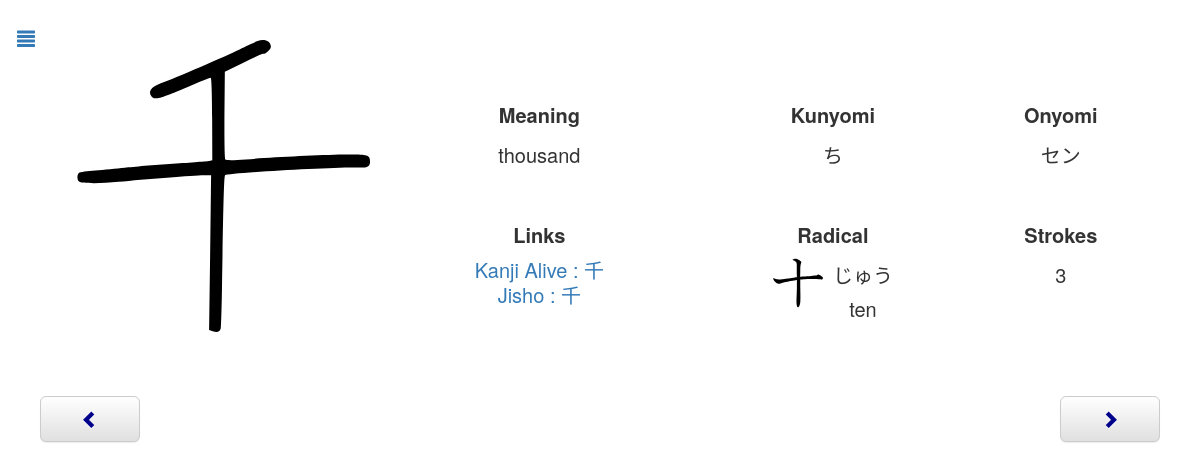
Page /review.php?id=453 on the committed database.
### tables this page shows
CREATE TABLE `Kanji` (
  `name` text NOT NULL,
  `chara` text NOT NULL,
  `meaning` text NOT NULL,
  `kunyomi` text NOT NULL,
  `onyomi` text NOT NULL,
  `linkKanjiAlive` text NOT NULL,
  `day` int(11) NOT NULL,
  `dateNext` timestamp NOT NULL DEFAULT current_timestamp() ON UPDATE current_timestamp(),
  `id` int(11) NOT NULL AUTO_INCREMENT,
  `radicalChar` text NOT NULL,
  `radicalName` text NOT NULL,
  `radicalHiragana` text NOT NULL,
  `radicalMeaning` text NOT NULL,
  `strokes` int(11) NOT NULL,
  `toTestKanji` tinyint(4) NOT NULL DEFAULT 0,
  `toTestMeaning` tinyint(4) NOT NULL DEFAULT 0,
  `testable` tinyint(4) NOT NULL DEFAULT 1,
  PRIMARY KEY (`id`)
);

### Connection.php (called while the page is built, shortened)
<?php
class Connection{
    private static $bdd = null;
    private function __construct(){
        try{
            self::$bdd = new PDO('mysql:host=0.0.0.0;dbname=kanji', 'root', '');
        }
        catch(Exception $e){
            die('Erreur : '.$e->getMessage());
        }
    }
    public static function getBdd(){
        return self::$bdd;
    }
}
?>

### Kanji.php (called while the page is built, shortened)
<?php
class Kanji{
    private $id;
    private $name;
    private $character;
    private $meaning;
    private $kunyomi;
    private $onyomi;
    private $linkKanjiAlive;
    private $dateNext;
    private $radicalName;
    private $radicalHiragana;
    private $radicalMeaning;
    private $strokes;
    private $toTestKanji;
    private $toTestMeaning;
    public function __construct($id, $name, $character, $meaning, $kunyomi, $onyumi, $linkKanjiAlive, $day, $dateNext, $radicalChar, $radicalName, $radicalHiragana, $radicalMeaning, $strokes, $toTestKanji, $toTestMeaning, $testable){
        $this->id=$id;
        $this->name=$name;
        $this->character=$character;
        $this->meaning=$meaning;
        $this->kunyomi=$kunyomi;
        $this->onyomi=$onyumi;
        $this->linkKanjiAlive=$linkKanjiAlive;
        $this->dateNext = $dateNext;
        $this->radicalName=$radicalName;
        $this->radicalHiragana=$radicalHiragana;
        $this->radicalMeaning=$radicalMeaning;
        $this->strokes=$strokes;
        $this->toTestKanji=$toTestKanji;
        $this->toTestMeaning=$toTestMeaning;
    }
    public function calculTime(){
        $time = time();
        $second = strtotime($this->dateNext)-$time;
        if($second>0) {
            $jour = floor($second / (60 * 60 * 24));
            $heure = floor(($second - $jour * 24 * 60 * 60) / (60 * 60));
            $minute = floor(($second - $heure * 60 * 60 - $jour * 24 * 60 * 60) / (60));
            $second = floor($second - $minute * 60 - $heure * 60 * 60 - $jour * 24 * 60 * 60);
        }
        else {
            $jour = ceil($second / (60 * 60 * 24));
            $heure = ceil(($second - $jour * 24 * 60 * 60) / (60 * 60));
            $minute = ceil(($second - $heure * 60 * 60 - $jour * 24 * 60 * 60) / (60));
            $second = ceil($second - $minute * 60 - $heure * 60 * 60 - $jour * 24 * 60 * 60);
        }
    }
    public function getId(){
        return $this->id;
    }
    public function getName(){
        return $this->name;
    }
    public function getCharacter(){
        return $this->character;
    }
    public function getMeaning(){
        return $this->meaning;
    }
    public function getKun(){
        return $this->kunyomi;
    }
    public function getOn(){
        return $this->onyomi;
    }
    public function getLinkKanjiAlive(){
        return $this->linkKanjiAlive;
    }
    public function getDateNext(){
        return $this->dateNext;
    }
    public function getRadicalName(){
        return $this->radicalName;
    }
    public function getRadicalHiragana(){
        return $this->radicalHiragana;
    }
    public function getRadicalMeaning(){
        return $this->radicalMeaning;
    }
    public function getStrokes(){
        return $this->strokes;
    }
    public function getToTestKanji(){
        return $this->toTestKanji;
    }
    public function getToTestMeaning(){
        return $this->toTestMeaning;
    }
}
include_once("Connection.php");
function getAllKanji(){
    $req = Connection::getBdd()->query("SELECT * FROM Kanji ORDER BY dateNext");
    while($data = $req->fetch())
        $array[] = new Kanji($data['id'], $data['name'], $data['chara'], $data['meaning'], $data['kunyomi'], $data['onyomi'], $data['linkKanjiAlive'], $data['day'], $data['dateNext'], $data['radicalChar'], $data['radicalName'], $data['radicalHiragana'], $data['radicalMeaning'], $data['strokes'], $data['toTestKanji'], $data['toTestMeaning'], $data['testable']);
    if(isset($array)) return $array;
}
function getKanji($id){
     $req = Connection::getBdd()->query("SELECT * FROM Kanji WHERE id='".$id."'");
    while($data = $req->fetch())
        return new Kanji($data['id'], $data['name'], $data['chara'], $data['meaning'], $data['kunyomi'], $data['onyomi'], $data['linkKanjiAlive'], $data['day'], $data['dateNext'], $data['radicalChar'], $data['radicalName'], $data['radicalHiragana'], $data['radicalMeaning'], $data['strokes'], $data['toTestKanji'], $data['toTestMeaning'], $data['testable']);
}
function getNextKanjiId($id){
    $allKanji = getAllKanji();
    for($i=0;$i<count($allKanji);$i++){
        if($allKanji[$i]->getId() == $id)
            if($i == count($allKanji)-1)
                return $allKanji[0];
            else
                return $allKanji[$i+1];
    }
}
function getPreviousKanjiId($id){
    $allKanji = getAllKanji();
    for($i=0;$i<count($allKanji);$i++){
        if($allKanji[$i]->getId() == $id)
            if($i == 0)
                return $allKanji[count($allKanji)-1];
            else
                return $allKanji[$i-1];
    }
}
?>

### review.php (the view, shortened to what this page needs)
<?php
    include_once("Kanji.php");
    include_once("Word.php");
    if(isset($_GET["id"])){
       $kanji = getKanji($_GET["id"]);
        $nextKanjiId = getNextKanjiId($_GET["id"]);
        $previousKanjiId = getPreviousKanjiId($_GET["id"]);
    }
    else {
        $kanji = getReviewKanji();
        if (!isset($kanji))
            header('Location: index.php');
    }
?>
<body>
    <div id="page" class="page">
        <button onclick="document.location.href='index.php'" class="btn btn-link btn-lg menu"><span class="glyphicon glyphicon-align-justify"></span></button>
        <div>
            <div class="imageSVGTd">
                <img class="imageSVG" src="<?php echo "images/".$kanji->getName().".svg" ?>">
            </div>
            <div class="descriptionTable">
                <table>
                    <tr>
                        <td class="reviewKanji"><span class="description">Meaning</span><br><?php echo $kanji->getMeaning() ?></td>
                        <td class="reviewKanji"><span class="description">Kunyomi</span><br><?php echo $kanji->getKun() ?></td>
                        <td class="reviewKanji"><span class="description">Onyomi</span><br><?php echo $kanji->getOn() ?></td>
                    </tr>
                    <tr>
                        <td class="reviewKanji2"><span class="description">Links</span>
                            <div class="links"><br><?php echo "<a target='_blank' href=".$kanji->getLinkKanjiAlive().">Kanji Alive : ".$kanji->getCharacter()."</a>" ?>
                        </div><?php echo "<a target='_blank' href='http://jisho.org/search/".$kanji->getCharacter()." %23kanji'>Jisho : ".$kanji->getCharacter()."</a>" ?></td>
                        <td class="reviewKanji2"><span class="description">Radical</span><br>
                            <div class="radical">
                            <img class="radicalImage" src="<?php echo "radical/".$kanji->getRadicalName().".svg" ?>">
                                <?php echo $kanji->getRadicalHiragana() ?><br>
                                <?php echo $kanji->getRadicalMeaning() ?>
                            </div>
                        </td>
                        <td class="reviewKanji2"><span class="description">Strokes</span><br><?php echo $kanji->getStrokes() ?></td>
                    </tr>
                </table>
            </div>
        </div>
        <div class="boutons">
            <button id="boutonChevronLeft" <?php echo "onclick=document.location.href='review.php?id=".$previousKanjiId->getId()."'" ?>  onmouseout="changeColorGlyphiconChevronLeft()" onmouseover="changeColorGlyphiconChevronLeft()" type="button" class="boutonLater btn btn-lg btn-default" aria-label="Left Align">
                <span id="glyphiconBoutonLater" class="glyphicon glyphicon-chevron-left glyphiconChevron" aria-hidden="true"></span>
            </button>
            <button id="boutonChevronRight" <?php echo "onclick=document.location.href='review.php?id=".$nextKanjiId->getId()."'" ?> onmouseout="changeColorGlyphiconChevronRight()" onmouseover="changeColorGlyphiconChevronRight()" type="button" class="boutonOk btn btn-default btn-lg" aria-label="Left Align">
                <span id="glyphiconBoutonOk" class="glyphicon glyphicon-chevron-right glyphiconChevron" aria-hidden="true"></span>
            </button>
        </div>
    </div>
</body>
</html>

### css/style.css (style rules this page uses)
body { --color-background: white; --color-background-danger: #bf616a; --color-background-warning: #ebcb8b; --font-color: rgb(51, 51, 51); background-color: var(--color-background) !important; background-color-danger: var(--color-background) !important; }
.page { padding-top: 15px; text-align: center; margin-right: auto; margin-left: auto; color: var(--font-color); }
@media (min-width: 768px) { .page { width: 750px; } }
@media (min-width: 992px) { .page { width: 970px; } }
@media (min-width: 1200px) { .page { width: 1170px; } }
td { vertical-align: top; text-align: center; }
table { margin-top: 30px; width: 100%; }
.menu { position: absolute; left: 0px; }
.descriptionTable { width: 100%; display: inline-block; }
@media (min-width: 992px) { .descriptionTable { width: 65%; } }
.descriptionTable > table { width: 100%; margin-top: 0px; }
.imageSVGTd { text-align: left; display: inline-block; width: auto; vertical-align: top; }
.imageSVG { padding-top: 0; height: 200px; }
@media (min-width: 764px) { .imageSVG { height: auto; } }
.reviewKanji { padding-top: 0px; line-height: 30px; font-size: 17px; }
@media (min-width: 992px) { .reviewKanji { padding-top: 80px; font-size: 20px; line-height: 40px; } }
.reviewKanji2 { padding-top: 40px; line-height: 30px; font-size: 17px; }
@media (min-width: 992px) { .reviewKanji2 { font-size: 20px; line-height: 40px; } }
.description { vertical-align: top; font-weight: bold; }
.radicalImage { height: 50px; width: 50px; margin-right: 10px; }
.radical { display: flex; padding-top: 3px; line-height: 1.7; justify-content: center; }
.links { line-height: 10px; }
.boutons { display: block; margin-top: 50px; }
.boutonOk { float: right; width: 100px; margin-right: 25px; }
.boutonLater { float: left; width: 100px; margin-left: 25px; }
.glyphiconChevron { color: darkblue; }

### rows in the picture
kanji: name (picture), meaning "thousand", kunyomi "ち", onyomi "セン", chara "千", radicalHiragana "じゅう", radicalMeaning "ten", strokes "3"
